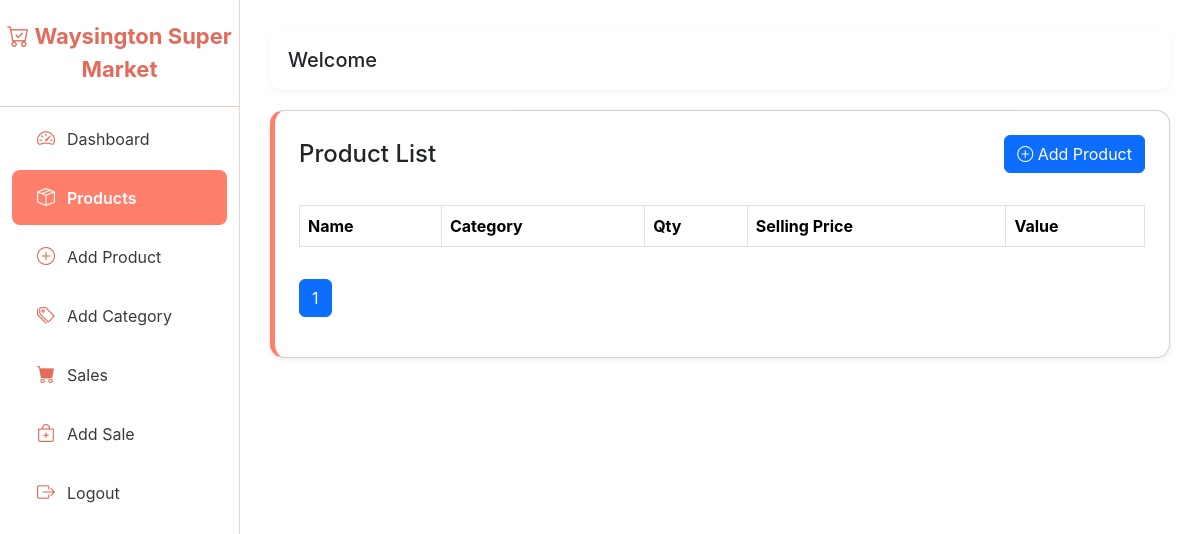
/myapp/products/ (signed in), run on an earlier commit of the app's database.
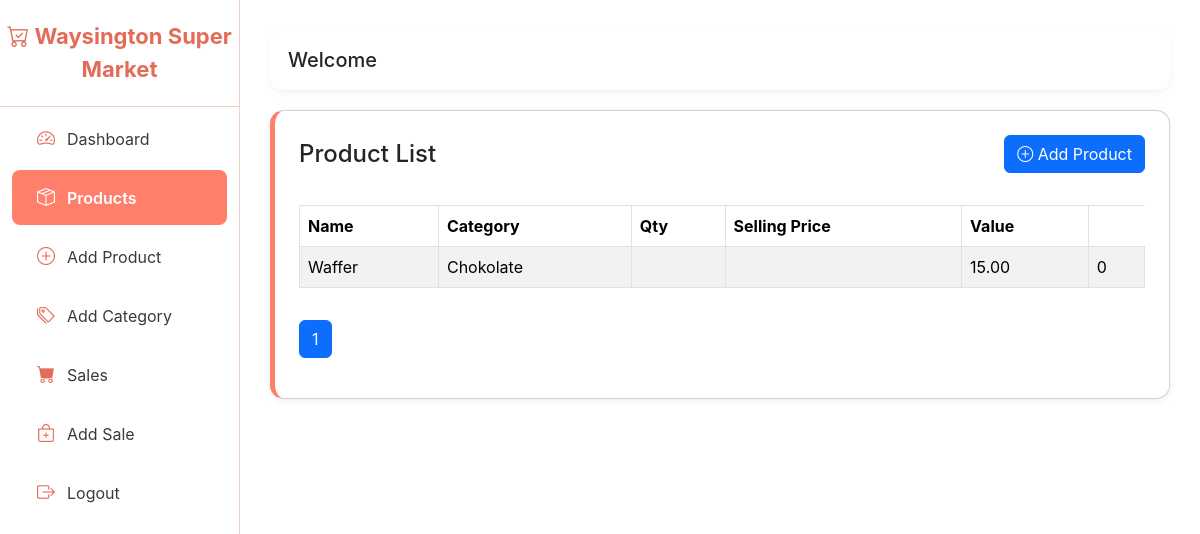
And on a later commit of the database.
### myapp/models.py (models this page shows, shortened)
class Product(models.Model):
    name = models.CharField(max_length=200)
    category = models.ForeignKey(Category, on_delete=models.SET_NULL, null=True)
    barcode = models.CharField(max_length=100, blank=True, null=True)
    selling_price = models.DecimalField(max_digits=10, decimal_places=2)  # retail price
    created_at = models.DateTimeField(auto_now_add=True)

class Category(models.Model):
    name = models.CharField(max_length=100, unique=True)
    description = models.TextField(blank=True, null=True)
    def __str__(self):
        return self.name

### myapp/views.py (the view)
# urls.py: path('products/', views.product_list, name='products'),
@login_required
def product_list(request):
    search = request.GET.get('search', '').strip()
    category = request.GET.get('category')
    products = Product.objects.all().order_by('name')
    if search:
        products = products.filter(Q(name__icontains=search) | Q(barcode__icontains=search))
    if category:
        products = products.filter(category_id=category)
    paginator = Paginator(products, 10)  # 10 products per page
    page_number = request.GET.get("page")
    page_obj = paginator.get_page(page_number)
    categories = Category.objects.all()
    context = {
        'page_obj': page_obj,
        'categories': categories,
        'values': request.GET,  # preserve filter values in template
    }
    return render(request, 'products.html', context)

### myapp/templatetags/mul.py (called while the page is built)
@register.filter
def mul(value, arg):
    try:
        return float(value) * float(arg)
    except:
        return 0

### template/products.html (shortened to what this page needs)
{% extends 'base.html' %}
{% block content %}
{% load mul %}
<div class="card card-simple p-4">
    <div class="d-flex justify-content-between align-items-center mb-3">
        <h4 class="m-0">Product List</h4>
        <a href="{% url 'add_product' %}" class="btn btn-primary">
            <i class="bi bi-plus-circle"></i> Add Product
        </a>
    </div>
    <table class="table table-striped table-bordered mt-3">
        <thead>
            <tr>
                <th>Name</th>
                <th>Category</th>
                <th>Qty</th>
                <th>Selling Price</th>
                <th>Value</th>
            </tr>
        </thead>
        <tbody>
            {% for p in page_obj %}
            <tr class="{% if p.is_expired %}table-danger{% elif p.quantity < 5 %}table-warning{% endif %}">
                <td>{{ p.name }}</td>
                <td>{{ p.category }}</td>
                <td>{{ p.quantity }}</td>
                <td>{{ p.buying_price }}</td>
                <td>{{ p.selling_price }}</td>
                <td>{{ p.quantity|mul:p.selling_price }}</td>
            </tr>
            {% endfor %}
        </tbody>
    </table>
    <nav>
        <ul class="pagination mt-3">
            {% for num in page_obj.paginator.page_range %}
                <li class="page-item {% if page_obj.number == num %}active{% endif %}">
                    <a class="page-link" href="?page={{ num }}">{{ num }}</a>
                </li>
            {% endfor %}
        </ul>
    </nav>
</div>
{% endblock %}

What changed in the data, as far as the page shows it:
added Product: name "Waffer", category "Chokolate", selling_price "15.00", quantity|mul "0"
